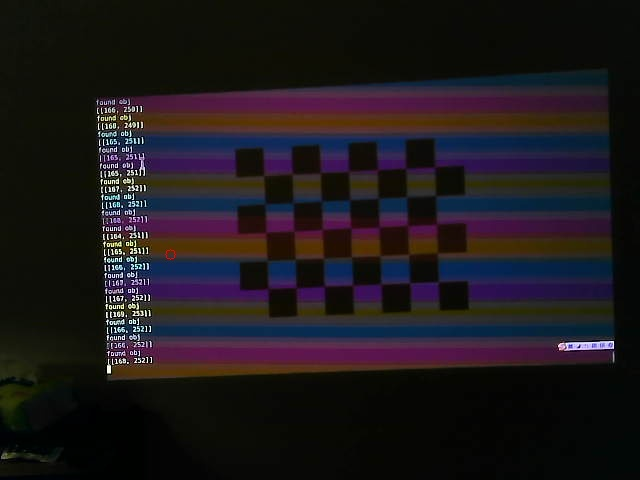
#> input picture python/frame.jpg, 640 x 480 px, given in place of the camera
$ python qr_calibrate.py   (older library calls are emulated)
#> lines starting #> are read from the running program, lines starting #| are printed output that depends on the picture; after the words box and inside, x2 and y2 are one past the last pixel; in counts of white or black regions, pixels touching at a corner belong together
"""
已经废弃的方法，效果不是很好，误差较大，请使用chessboard_calibrate.py中的接口
使用二维码定位的方式来定位显示器
"""
import cv2
import math
import numpy as np

#
class Calibrater:
    def __init__(self, height=1650, width=2200):
        self.screen_height = height
        self.screen_width = width
        self.img_height = 0
        self.img_width = 0
        self.base_len = min(height, width) // 28
        self.H = None
        self.ratio = None

    # 在指定位置显示 回 字，与QR二维码的格式相同
    def display_object(self, img, start, base_len):
        end = np.array([start[0] + 7 * base_len, start[1] + 7 * base_len])

        cv2.rectangle(img, start, end, (0, 0, 0), -1)

        start += base_len
        end -= base_len
        cv2.rectangle(img, start, end, (255, 255, 255), -1)

        start += base_len
        end -= base_len
        cv2.rectangle(img, start, end, (0, 0, 0), -1)

    # 显示图片
    def display(self):
        height = self.screen_height
        width = self.screen_width
        base_len = self.base_len

        img = np.zeros((height, width),dtype=np.uint8)
        img.fill(255)
        self.display_object(img, np.array([base_len, base_len]), base_len)
        self.display_object(img, np.array([base_len, height - 8 * base_len]), base_len)
        self.display_object(img, np.array([width - 8 * base_len, base_len]), base_len)
        self.display_object(img, np.array([width - 8 * base_len, height - 8 * base_len]), base_len)

        cv2.namedWindow("calibrate", cv2.WINDOW_NORMAL)
        cv2.setWindowProperty("calibrate", cv2.WND_PROP_FULLSCREEN, cv2.WINDOW_FULLSCREEN)
        cv2.imshow("calibrate", img)
        cv2.waitKey(30)

    # 计算pt0->pt1和pt0->pt2间的余弦值
    # [31 lines left out: functions cal_angle, is_identifier, not called in this run]

    # 返回检测到的 回 字轮廓
    def find_identifier(self, img):
        # 边缘检测比二值化的抗光照效果更好
        img_binary = cv2.Canny(img, 100, 255, 3)
        img_binary = cv2.dilate(img_binary, np.ones((3, 3), np.uint8), iterations=3)
        img_binary = cv2.erode(img_binary, np.ones((3, 3), np.uint8), iterations=3)
        contours, hierarchy = cv2.findContours(img_binary, cv2.RETR_TREE, cv2.CHAIN_APPROX_SIMPLE)

        # 根据轮廓信息来判断目标
        parent_id = -1
        ic = 0
        child_id = -1
        result = []
        hierarchy = hierarchy[0]
        for i in range(0, len(hierarchy)):
            child_id = hierarchy[i][2]
            if child_id != -1 and ic == 0:
                parent_id = i
                ic += 1
            # 回 字中间的轮廓没有兄弟轮廓，且有且只有一个轮廓
            elif child_id != -1:
                ic += 1
            else:
                ic = 0
                parent_id = -1

            # 当前父轮廓有两个自轮廓，需要做进一步的判断
            if ic == 2:
                if self.is_identifier(img, contours[i]):
                    cv2.drawContours(img, contours, parent_id, (255, 0, 0), 2)
                    cv2.drawContours(img, contours, i, (255, 0, 0), 2)
                    cv2.drawContours(img, contours, hierarchy[i][2], (255, 0, 0), 2)
                    result.append(contours[i])
                ic = 0
                parent_id = -1
        return result, img

    # 计算显示器坐标
    # [30 lines left out: function cal_screen_coords, not called in this run]


    # 标定
    def calibrate(self, cap):
        if type(cap) == int or type(cap) == str:
            cap = cv2.VideoCapture(cap)
        elif type(cap) == cv2.VideoCapture:
            pass
        else:
            print("illegal input")
            return

        if not cap.isOpened():
            print("Error: can't open camera!")
            return

        # 在显示器上显示标定用的图片
        self.display()
#> in display_object, `cv2.rectangle(img, start, end, (0, 0, 0), -1)`:
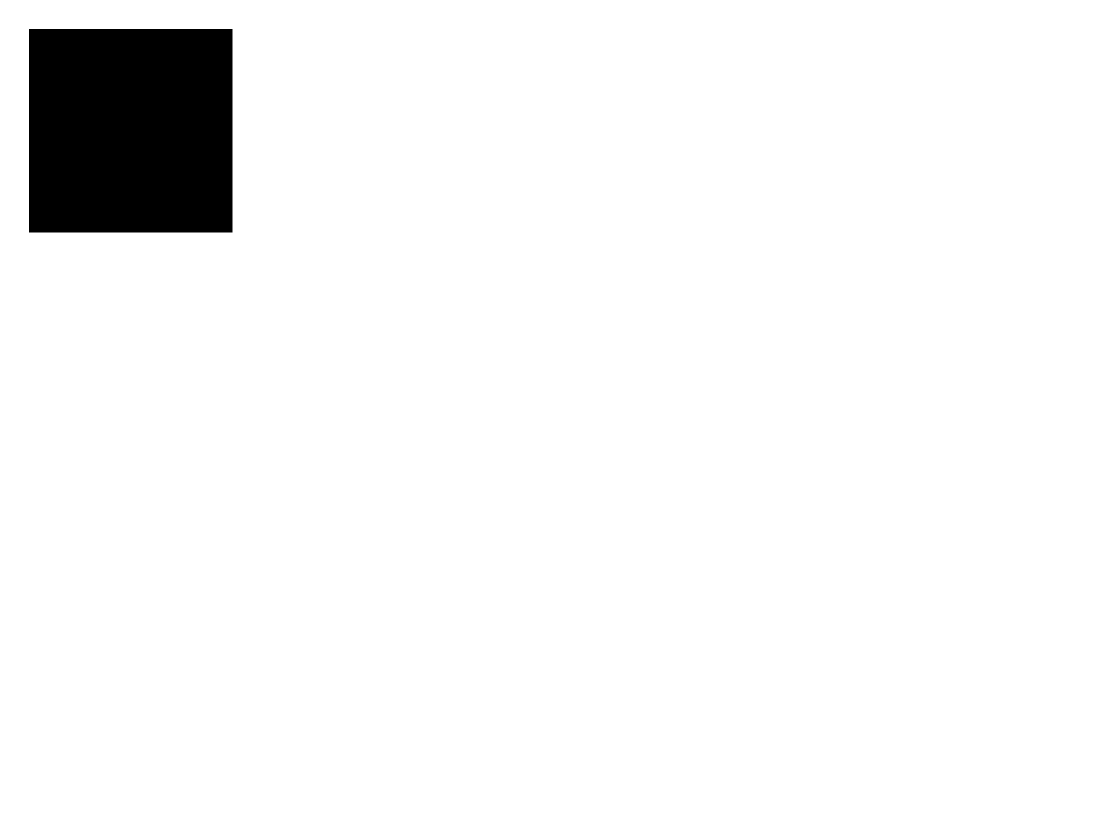
#> img: shape (1650, 2200) (shown at 1/2 size); 95.4% white; 1 black region, box (x1, y1, x2, y2) and area: (58, 58, 465, 465) 165649
#> call 4 of display_object, with start = array of shape (2,), base_len = 58
#> in display_object (call 4), `cv2.rectangle(img, start, end, (0, 0, 0), -1)`:
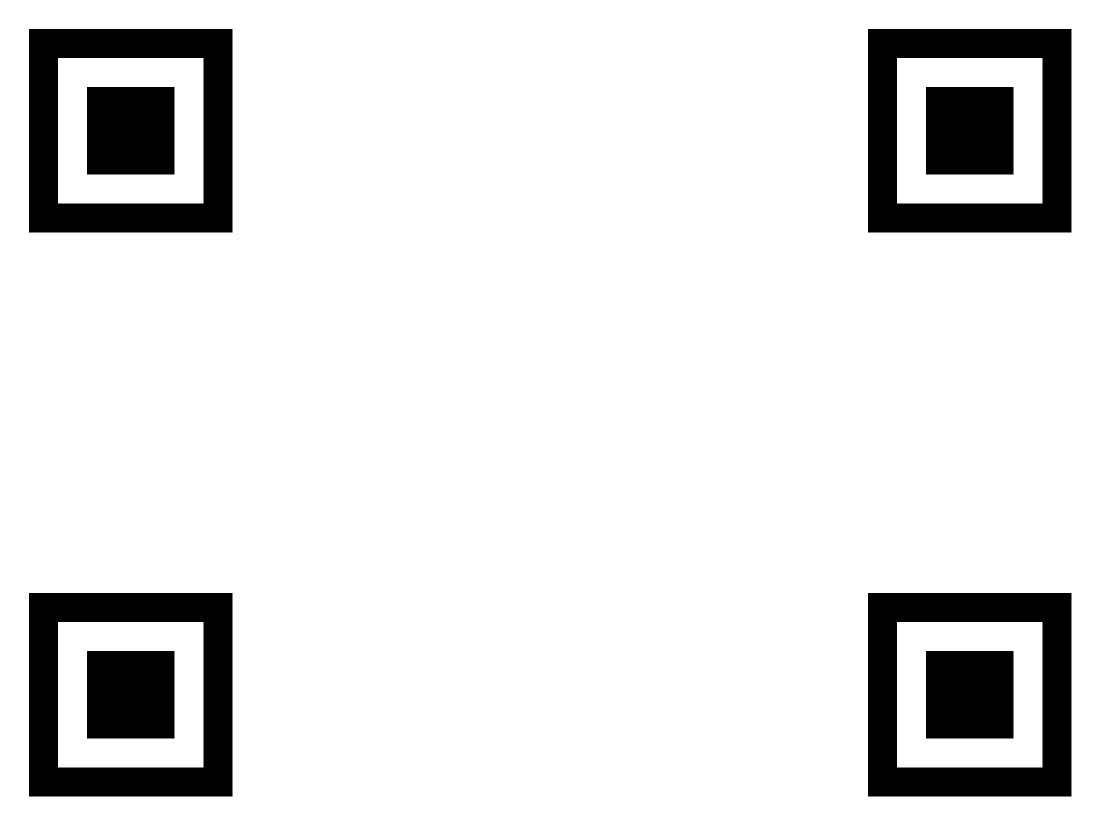
#> img: shape (1650, 2200) (shown at 1/2 size); 87.7% white; 8 black regions, largest, box (x1, y1, x2, y2) and area: (58, 58, 465, 465) 80968, (1736, 58, 2143, 465) 80968, (58, 1186, 465, 1593) 80968
        cnt = 0

        # 如果100次都无法检测到目标，则超时
        while cap.isOpened() and cnt < 100:
            success, frame = cap.read()
#> frame is the input picture: shape (480, 640, 3); mean B, G, R 27.8, 24.1, 29.3
            if not success:
                print("Error: cap.read failed!")
                return

            # 寻找符合条件的轮廓
            self.img_height = frame.shape[0]
#> self.img_height = 480
            self.img_width = frame.shape[1]
#> self.img_width = 640
            position, img = self.find_identifier(frame)
#> in find_identifier, `img_binary = cv2.Canny(img, 100, 255, 3)`:
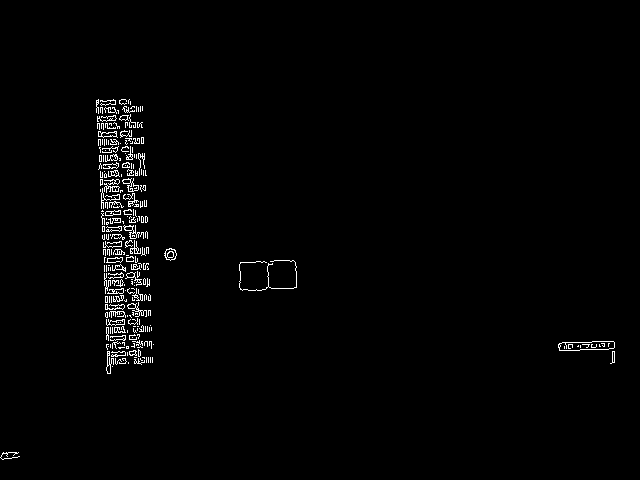
#> img_binary: shape (480, 640); 1.4% white in thin lines or dots, all inside (x1, y1, x2, y2) = (0, 99, 615, 460)
#> in find_identifier, `img_binary = cv2.dilate(img_binary, np.ones((3, 3), np.uint8), iterati..`:
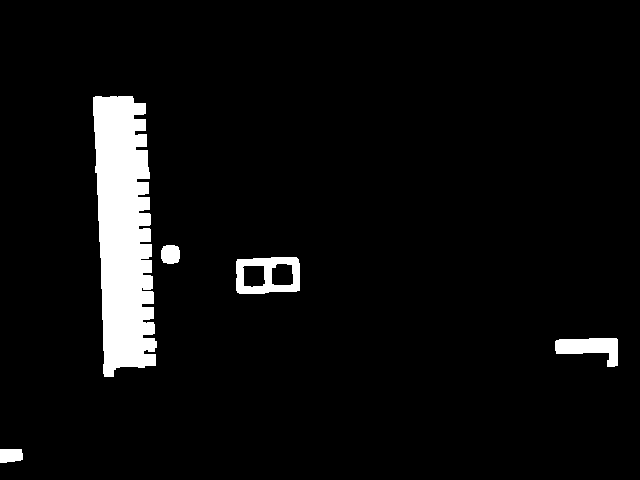
#> img_binary: shape (480, 640); 5.5% white; 5 white regions, box (x1, y1, x2, y2) and area: (93, 96, 157, 377) 13696, (236, 257, 300, 294) 1417, (555, 338, 618, 367) 1067, (161, 245, 180, 264) 317, (0, 449, 23, 463) 292
#> in find_identifier, `img_binary = cv2.erode(img_binary, np.ones((3, 3), np.uint8), iteratio..`:
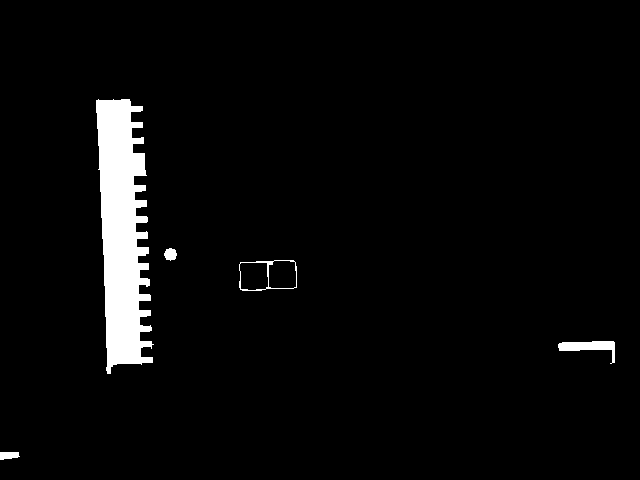
#> img_binary: shape (480, 640); 3.8% white; 5 white regions
#> in find_identifier, `contours, hierarchy = cv2.findContours(img_binary, cv2.RETR_TREE, cv2...`: contours = 7 contours; box (x1, y1, x2, y2) and area: (96, 99, 154, 374) 10096, (239, 260, 297, 291) 1568, (239, 262, 269, 291) 750, (268, 260, 297, 289) 743, (558, 341, 615, 364) 456, (164, 248, 177, 261) 106, (0, 452, 20, 460) 105
#> the loop in find_identifier, `for i in range(0, len(hierarchy)):` made 7 passes
#> child_id on passes 1, 2, 4, 5, 6, 7: -1, -1, -1, -1, -1, -1
#> child_id on pass 3: 3
#> after the loop in find_identifier, `for i in range(0, len(hierarchy)):`: result = []
#> position = []

            # 当检测到四个 回 字坐标后
            if len(position) == 8:
                contours = self.cal_screen_coords(position)        # 计算轮廓的坐标
                #cv2.drawContours(frame, contours, 0, (255, 0, 0), 2)

                # 计算映射到显示器的单应矩阵
                self.ratio = np.array([[(self.screen_width - 9 * self.base_len) / self.img_width],
                        [(self.screen_height - 9 * self.base_len) / self.img_height], [1]])

                dst_contours = np.array([[0, 0], [0, self.img_height],
                    [self.img_width, self.img_height], [self.img_width, 0]])
                self.H = cv2.findHomography(np.array(contours), dst_contours)
                if not test:
                    break


            if self.H != None:
                print("reflection")
                frame = cv2.warpPerspective(frame, self.H[0], (self.img_width, self.img_height))

            if test:
                cv2.imshow("img", frame)
                cv2.waitKey(30)
            else:
                cnt += 1
        cv2.destroyAllWindows()
        if cnt == 100:
            print("Error: calibrate failed, timeout!")
        else:
            print("calibrate success")

    # 计算在屏幕上的坐标
    # [19 lines left out: function reflect_to_screen, not called in this run]

test = False
if __name__ == "__main__":
    test = True
    calibrater = Calibrater()
    calibrater.calibrate(0)
